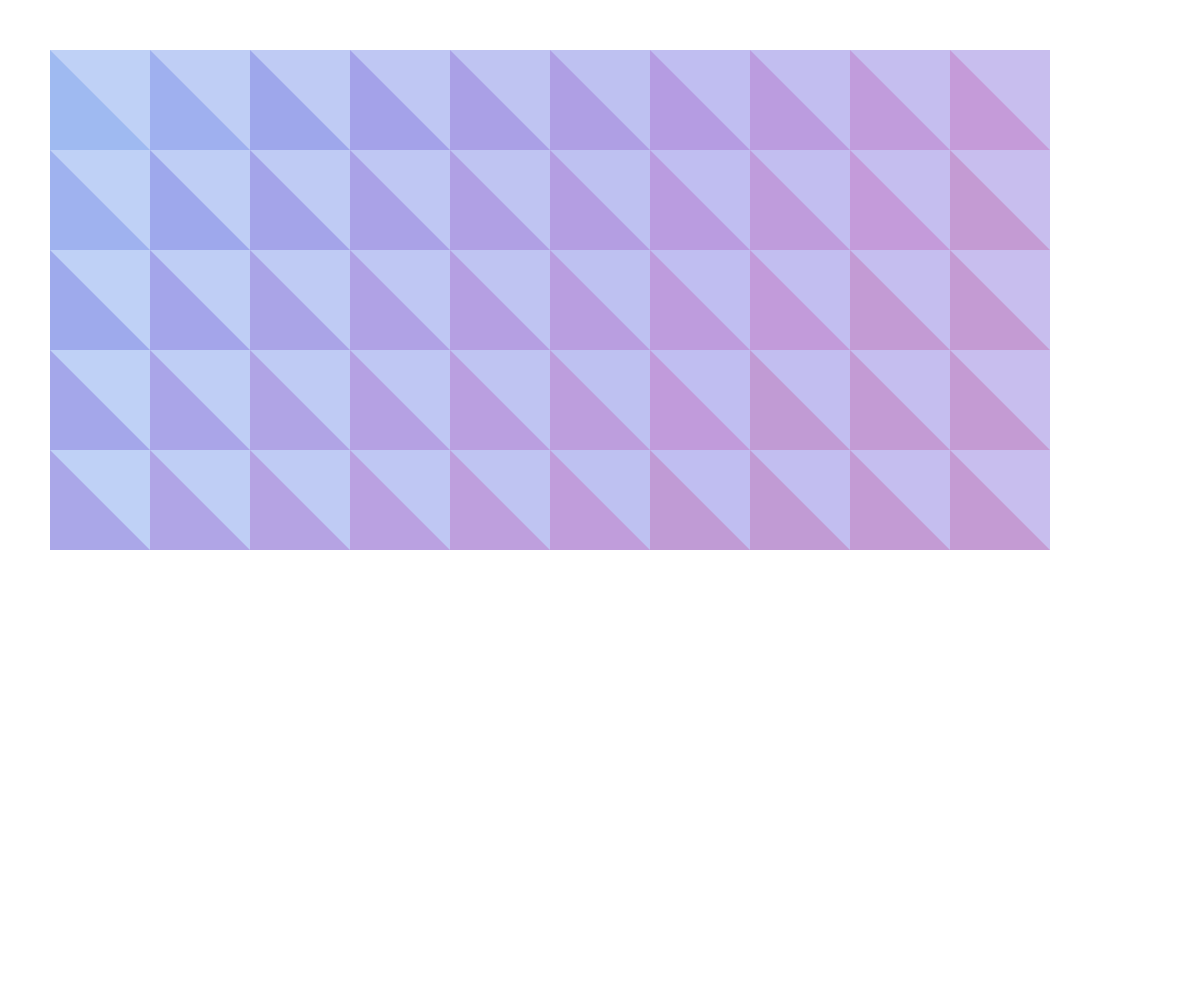
Frame 1 (no input)
Frame 60 (no input): identical to frame 1, image omitted
Frame 120 (the mouse pressed at the canvas centre since frame 60): identical to frame 1, image omitted

The p5.js sketch that drew this single still picture (run headless with seeded random() and noise() and a simulated clock; from frame 60 on, the mouse is pressed at the canvas centre):

// p5.js sketch
// ── sketch.js
let sqSize, sqX, sqY;
let emeraldGreen, mossGreen, sageGreen, petalPink, skyBlue;
let from, to, interA, interB;

function setup() {
  createCanvas(windowWidth, windowHeight);
  colorMode(HSB);
  sqSize = 100;
  sqX = 0;
  sqY = 0;
  rectMode(CENTER);
  
  emeraldGreen = color(160, 96, 45);
  mossGreen = color(148, 36, 53);
  sageGreen = color(117, 22, 70, .75);
  petalPink = color(307, 37, 76, .5);
  skyBlue = color(220, 46, 93, .5);

  from = skyBlue;
  to = petalPink;

}

function draw() {
  background(220);   

  for(let x = 0; x < 10; x++){ 
        for(let y = 0; y < 5; y++){ 
            strokeWeight(0);
            push();
            interA = lerpColor(from, to, x/25);
            translate(x*100+100, y*100+100);
            fill(interA);
            rect(0,0,100,100);
            pop();

            push();
            interB = lerpColor(from, to, (x+y)/10);
            translate(x*100+50, y*100+50);
            fill(interB);
            triangle(0, 100, 0, 0, 100, 100);
            pop();
        }
    }
}
